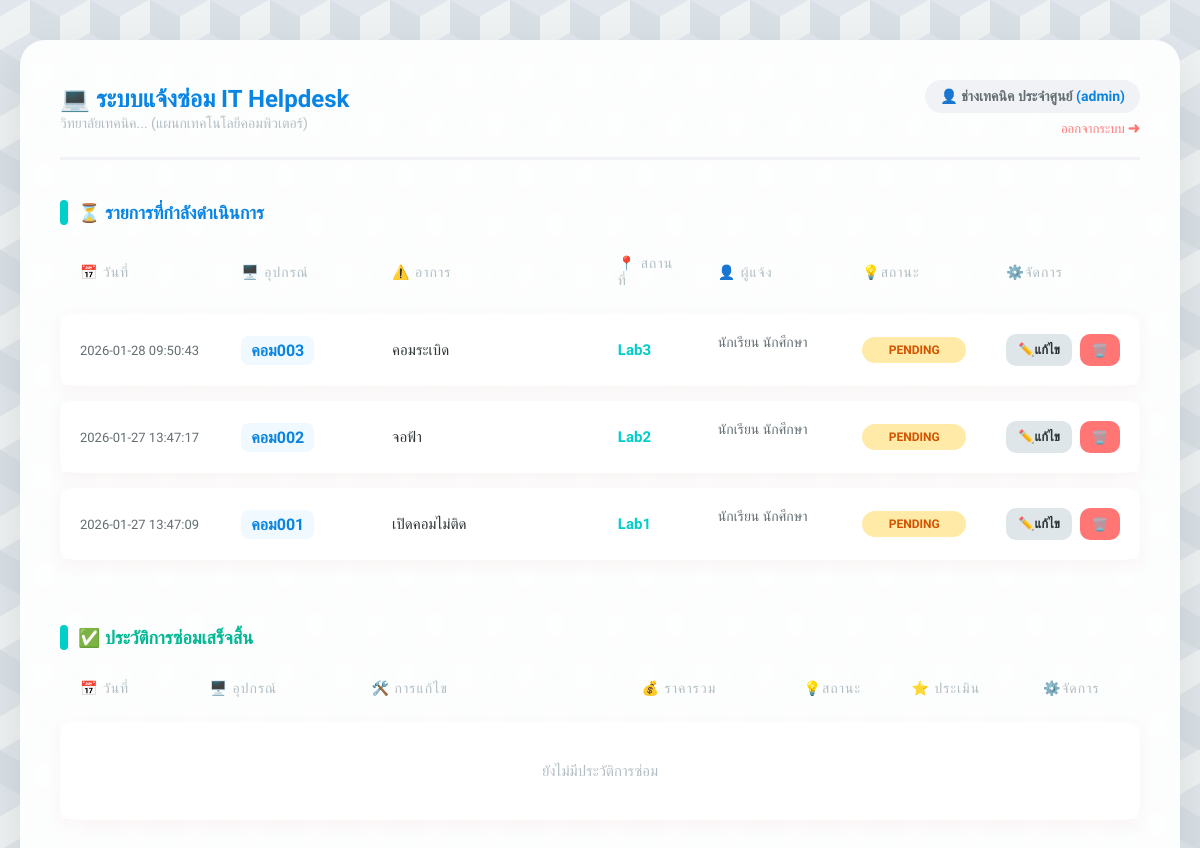
The app's page /dashboard (signed in) with its own data.
### tables this page shows
CREATE TABLE repairs (
        repair_id INTEGER PRIMARY KEY AUTOINCREMENT,
        user_id INTEGER NOT NULL,
        device_name TEXT NOT NULL,
        problem_detail TEXT NOT NULL,
        location TEXT NOT NULL,
        status TEXT DEFAULT 'Pending',
        report_date TIMESTAMP DEFAULT CURRENT_TIMESTAMP,
        technician_note TEXT,
        FOREIGN KEY (user_id) REFERENCES users (user_id)
    );

CREATE TABLE users (
        user_id INTEGER PRIMARY KEY AUTOINCREMENT,
        username TEXT NOT NULL UNIQUE,
        password TEXT NOT NULL,
        fullname TEXT NOT NULL,
        role TEXT NOT NULL DEFAULT 'user'
    );

### app.py (the view, shortened to what this page needs)
@app.route('/dashboard')
def dashboard():
    if 'user_id' not in session:
        return redirect(url_for('login'))
    conn = get_db_connection()
    if session['role'] == 'admin':
        all_repairs = conn.execute('''
            SELECT r.*, u.fullname, e.rating, e.comment
            FROM repairs r
            JOIN users u ON r.user_id = u.user_id
            LEFT JOIN evaluations e ON r.repair_id = e.repair_id
            ORDER BY r.report_date DESC
        ''').fetchall()
    conn.close()
    active_repairs = []
    completed_repairs = []
    for repair in all_repairs:
        if repair['status'] == 'Completed':
            completed_repairs.append(repair)
        else:
            active_repairs.append(repair)
    return render_template('index.html',
                           name=session['fullname'],
                           role=session['role'],
                           active_repairs=active_repairs,
                           completed_repairs=completed_repairs)

### app.py (called while the page is built)
def get_db_connection():
    conn = sqlite3.connect('maintenance.db')
    conn.row_factory = sqlite3.Row
    return conn

### templates/index.html (shortened to what this page needs)
<!DOCTYPE html>
<html lang="th">
<head>
    <link rel="stylesheet" href="{{ url_for('static', filename='style.css') }}">
</head>
<body>
<div class="container">
    <header>
        <div>
            <h1>💻 ระบบแจ้งซ่อม IT Helpdesk</h1>
            <span style="color: #b2bec3; font-size: 14px;">วิทยาลัยเทคนิค... (แผนกเทคโนโลยีคอมพิวเตอร์)</span>
        </div>
        <div style="text-align: right;">
            <div class="user-badge">
                👤 {{ name }} <span style="color: #0984e3;">({{ role }})</span>
            </div>
            <a href="{{ url_for('logout') }}" style="color: #ff7675; text-decoration: none; font-size: 13px; margin-top: 8px; display: inline-block;">ออกจากระบบ ➜</a>
        </div>
    </header>
    <h2>⏳ รายการที่กำลังดำเนินการ</h2>
    <table>
        <thead>
            <tr>
                <th width="15%">📅 วันที่</th>
                <th width="15%">🖥️ อุปกรณ์</th>
                <th width="25%">⚠️ อาการ</th>
                <th width="10%">📍 สถานที่</th>
                {% if role == 'admin' %} <th width="15%">👤 ผู้แจ้ง</th> {% endif %}
                <th width="10%">💡สถานะ</th>
                <th>⚙️จัดการ</th>
            </tr>
        </thead>
        <tbody>
            {% for repair in active_repairs %}
            <tr>
                <td class="col-date">{{ repair['report_date'] }}</td>
                <td><span class="col-device">{{ repair['device_name'] }}</span></td>
                <td class="col-problem">{{ repair['problem_detail'] }}</td>
                <td class="col-location">{{ repair['location'] }}</td>
                {% if role == 'admin' %}
                    <td class="col-user">
                         {{ repair['fullname'] }}
                    </td>
                {% endif %}
                <td><span class="badge status-{{ repair['status'].split(' ')[0] }}">{{ repair['status'] }}</span></td>
                <td>
                    <div class="action-group">
                        {% if role == 'admin' %}
                            <a href="{{ url_for('update_repair', repair_id=repair['repair_id']) }}" class="btn btn-update">✏️แก้ไข</a>
                            <a href="{{ url_for('delete_repair', repair_id=repair['repair_id']) }}" class="btn btn-delete" onclick="return confirm('ยืนยันลบ?');">🗑️</a>
                        {% else %}
                            {% if repair['status'] == 'Pending' %}
                                <a href="{{ url_for('delete_repair', repair_id=repair['repair_id']) }}" class="btn btn-delete" onclick="return confirm('ยกเลิก?');">ยกเลิก</a>
                            {% else %}
                                <span style="color: #b2bec3; font-size: 12px;">กำลังซ่อม...</span>
                            {% endif %}
                        {% endif %}
                    </div>
                </td>
            </tr>
            {% else %}
            <tr><td colspan="7" style="text-align: center; color: #b2bec3; padding: 40px;">ไม่มีงานค้างในระบบ ✅</td></tr>
            {% endfor %}
        </tbody>
    </table>
    <h2 style="color: #00b894; margin-top: 50px;">✅ ประวัติการซ่อมเสร็จสิ้น</h2>
    <table>
        <thead>
            <tr>
                <th width="12%">📅 วันที่</th>
                <th width="15%">🖥️ อุปกรณ์</th>
                <th width="25%">🛠️ การแก้ไข</th>
                <th width="15%">💰 ราคารวม</th>
                <th width="10%">💡สถานะ</th>
                <th>⭐ ประเมิน</th>
                <th>⚙️จัดการ</th>
            </tr>
        </thead>
        <tbody>
            {% for repair in completed_repairs %}
            <tr>
                <td class="col-date">{{ repair['report_date'] }}</td>
                <td><span class="col-device">{{ repair['device_name'] }}</span></td>
                <td>
                    <div style="font-weight: 500; color: #00b894;">✔ {{ repair['technician_note'] or '-' }}</div>
                    <small style="color: #b2bec3;">(อาการเดิม: {{ repair['problem_detail'] }})</small>
                </td>
                <td>
                    {% if repair['cost'] and repair['cost'] > 0 %}
                        <div class="cost-display">฿{{ "{:,.0f}".format(repair['cost']) }}</div>
                        {% if repair['spare_parts'] %}
                            <div style="font-size: 11px; color: #b2bec3; margin-top: 4px;">{{ repair['spare_parts'] }}</div>
                        {% endif %}
                    {% else %}
                        <span style="color: #b2bec3;">ฟรี</span>
                    {% endif %}
                </td>
                <td><span class="badge status-Completed">Completed</span></td>
                <td>
                    {% if repair['rating'] %}
                        <div style="color: #fdcb6e; letter-spacing: 2px;">
                            {{ '★' * repair['rating'] }}
                        </div>
                    {% else %}
                        {% if role == 'user' %}
                            <a href="{{ url_for('evaluate', repair_id=repair['repair_id']) }}" class="btn btn-rate">⭐ ให้ดาว</a>
                        {% else %}
                            <span style="color: #b2bec3; font-size: 12px;">⌛รอประเมิน</span>
                        {% endif %}
                    {% endif %}
                </td>
                <td>
                    {% if role == 'admin' %}
                        <a href="{{ url_for('delete_repair', repair_id=repair['repair_id']) }}" class="btn btn-delete" onclick="return confirm('ลบประวัติ?');" style="padding: 5px 10px;">🗑️</a>
                    {% endif %}
                </td>
            </tr>
            {% else %}
            <tr><td colspan="7" style="text-align: center; color: #b2bec3; padding: 40px;">ยังไม่มีประวัติการซ่อม</td></tr>
            {% endfor %}
        </tbody>
    </table>
</div>
</body>
</html>

### static/style.css (style rules this page uses)
:root { --primary-blue: #0984e3; --light-blue: #74b9ff; --teal: #00cec9; --bg-color: #dfe6e9; --text-color: #2d3436; --border-radius: 15px; }
body { font-family: 'Prompt', sans-serif; color: var(--text-color); margin: 0; padding: 40px 20px; min-height: 100vh; background-color: #eef2f3; background-image: linear-gradient(30deg, #e0e6eb 12%, transparent 12.5%, transparent 87%, #e0e6eb 87.5%, #e0e6eb), linear-gradient(150deg, #e0e6eb 12%, transparent 12.5%, transparent 87%, #e0e6eb 87.5%, #e0e6eb), linear-gradient(30deg, #e0e6eb 12%, transparent 12.5%, transparent 87%, #e0e6eb 87.5%, #e0e6eb), linear-gradient(150deg, #e0e6eb 12%, transparent 12.5%, transparent 87%, #e0e6eb 87.5%, #e0e6eb), linear-gradient(60deg, #d8e0e5 25%, transparent 25.5%, transparent 75%, #d8e0e5 75%, #d8e0e5), linear-gradient(60deg, #d8e0e5 25%, transparent 25.5%, transparent 75%, #d8e0e5 75%, #d8e0e5); background-size: 60px 100px; background-position: 0 0, 0 0, 30px 50px, 30px 50px, 0 0, 30px 50px; display: flex; justify-content: center; }
.container { width: 100%; max-width: 1200px; background: rgba(255, 255, 255, 0.9); padding: 40px; border-radius: 25px; box-shadow: 0 20px 50px rgba(0,0,0,0.1); backdrop-filter: blur(10px); }
header { display: flex; justify-content: space-between; align-items: center; padding-bottom: 20px; border-bottom: 3px solid #f1f2f6; margin-bottom: 30px; }
h1 { color: var(--primary-blue); margin: 0; display: flex; align-items: center; font-size: 24px; }
.user-badge { background: #f1f2f6; padding: 8px 15px; border-radius: 30px; font-size: 14px; color: #636e72; font-weight: 600; }
h2 { font-size: 18px; color: var(--primary-blue); margin-top: 40px; margin-bottom: 15px; display: flex; align-items: center; }
h2::before { content: ''; display: inline-block; width: 8px; height: 25px; background: var(--teal); margin-right: 10px; border-radius: 4px; }
table { width: 100%; border-collapse: separate; border-spacing: 0 15px; }
th { text-align: left; color: #b2bec3; font-weight: 500; padding: 0 20px 10px 20px; font-size: 14px; text-transform: uppercase; letter-spacing: 1px; }
tbody tr { background-color: white; box-shadow: 0 5px 15px rgba(189, 71, 71, 0.05); transition: transform 0.2s; }
td { padding: 20px; vertical-align: middle; border: none; font-size: 15px; }
td:first-child { border-top-left-radius: var(--border-radius); border-bottom-left-radius: var(--border-radius); }
td:last-child { border-top-right-radius: var(--border-radius); border-bottom-right-radius: var(--border-radius); }
.col-date { font-size: 13px; color: #636e72; white-space: nowrap; }
.col-device { font-weight: 700; color: var(--primary-blue); font-size: 16px; background: #f0f9ff; padding: 5px 10px; border-radius: 8px; display: inline-block; }
.col-problem { color: #2d3436; line-height: 1.4; }
.col-location { font-weight: 600; color: var(--teal); }
.col-user { font-size: 14px; font-weight: 500; color: #636e72; display: flex; align-items: center; }
.badge { padding: 6px 12px; border-radius: 20px; font-size: 12px; font-weight: 700; text-transform: uppercase; display: inline-block; text-align: center; min-width: 80px; }
.status-Pending { background: #ffeaa7; color: #d35400; }
.action-group { display: flex; gap: 8px; }
.btn { text-decoration: none; padding: 8px 12px; border-radius: 10px; font-size: 13px; font-weight: 600; transition: 0.2s; display: inline-flex; align-items: center; border: none; cursor: pointer; }
.btn-update { background: #dfe6e9; color: #2d3436; }
.btn-delete { background: #ff7675; color: white; }

### records on screen
repairs: report_date "2026-01-28 09:50:43", device_name "คอม003", problem_detail "คอมระเบิด", location "Lab3", fullname "นักเรียน นักศึกษา", status "PENDING"
repairs: report_date "2026-01-27 13:47:17", device_name "คอม002", problem_detail "จอฟ้า", location "Lab2", fullname "นักเรียน นักศึกษา", status "PENDING"
repairs: report_date "2026-01-27 13:47:09", device_name "คอม001", problem_detail "เปิดคอมไม่ติด", location "Lab1", fullname "นักเรียน นักศึกษา", status "PENDING"

### other values on screen
{{ name }} "ช่างเทคนิค ประจำศูนย์"
{{ role }} "admin"
